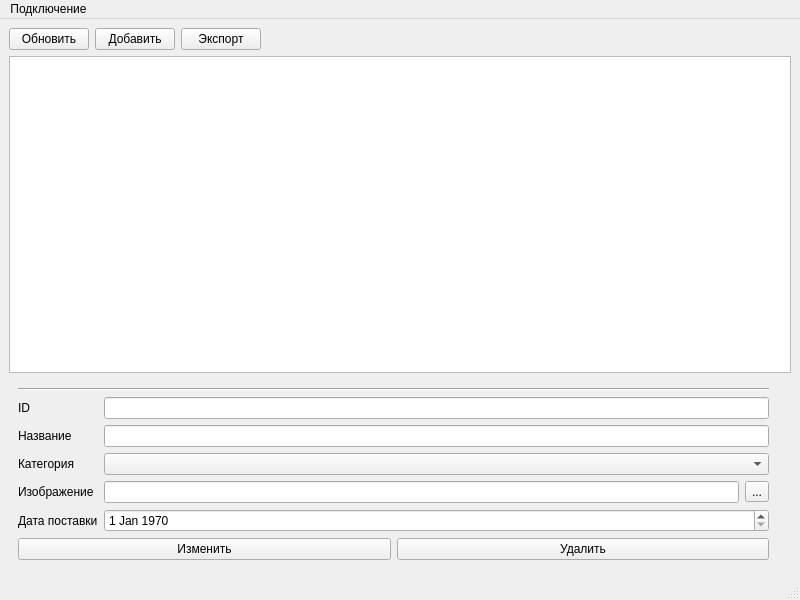
<?xml version="1.0" encoding="UTF-8"?>
<ui version="4.0">
 <class>MainWindow</class>
 <widget class="QMainWindow" name="MainWindow">
  <property name="geometry">
   <rect>
    <x>0</x>
    <y>0</y>
    <width>800</width>
    <height>600</height>
   </rect>
  </property>
  <property name="windowTitle">
   <string>MainWindow</string>
  </property>
  <widget class="QWidget" name="centralwidget">
   <layout class="QVBoxLayout" name="verticalLayout">
    <property name="sizeConstraint">
     <enum>QLayout::SetDefaultConstraint</enum>
    </property>
    <item>
     <layout class="QHBoxLayout" name="horizontalLayout_2">
      <item alignment="Qt::AlignLeft">
       <widget class="QPushButton" name="updateButton">
        <property name="text">
         <string>Обновить</string>
        </property>
        <property name="icon">
         <iconset theme="view-refresh-symbolic"/>
        </property>
       </widget>
      </item>
      <item>
       <widget class="QPushButton" name="addButton">
        <property name="text">
         <string>Добавить</string>
        </property>
        <property name="icon">
         <iconset theme="list-add-symbolic"/>
        </property>
       </widget>
      </item>
      <item alignment="Qt::AlignLeft">
       <widget class="QPushButton" name="exportButton">
        <property name="text">
         <string>Экспорт</string>
        </property>
        <property name="icon">
         <iconset theme="emblem-shared-symbolic"/>
        </property>
       </widget>
      </item>
      <item>
       <spacer name="horizontalSpacer_2">
        <property name="orientation">
         <enum>Qt::Horizontal</enum>
        </property>
        <property name="sizeHint" stdset="0">
         <size>
          <width>40</width>
          <height>20</height>
         </size>
        </property>
       </spacer>
      </item>
     </layout>
    </item>
    <item>
     <widget class="QTableView" name="tableView">
      <property name="contextMenuPolicy">
       <enum>Qt::CustomContextMenu</enum>
      </property>
      <property name="selectionMode">
       <enum>QAbstractItemView::SingleSelection</enum>
      </property>
      <property name="selectionBehavior">
       <enum>QAbstractItemView::SelectRows</enum>
      </property>
     </widget>
    </item>
    <item>
     <widget class="QWidget" name="" native="true">
      <layout class="QGridLayout" name="gridLayout">
       <item row="0" column="0">
        <layout class="QVBoxLayout" name="verticalLayout_2">
         <item>
          <widget class="Line" name="line">
           <property name="orientation">
            <enum>Qt::Horizontal</enum>
           </property>
          </widget>
         </item>
         <item>
          <layout class="QGridLayout" name="gridLayout_2">
           <item row="6" column="1">
            <widget class="QDateEdit" name="dateEdit">
             <property name="date">
              <date>
               <year>1970</year>
               <month>1</month>
               <day>1</day>
              </date>
             </property>
            </widget>
           </item>
           <item row="5" column="0">
            <widget class="QLabel" name="labelImg">
             <property name="text">
              <string>Изображение</string>
             </property>
            </widget>
           </item>
           <item row="2" column="1">
            <widget class="QLineEdit" name="idDisplay">
             <property name="readOnly">
              <bool>true</bool>
             </property>
            </widget>
           </item>
           <item row="2" column="0">
            <widget class="QLabel" name="labelId">
             <property name="text">
              <string>ID</string>
             </property>
            </widget>
           </item>
           <item row="4" column="1">
            <widget class="QComboBox" name="categoryCombo"/>
           </item>
           <item row="6" column="0">
            <widget class="QLabel" name="labelDate">
             <property name="text">
              <string>Дата поставки</string>
             </property>
            </widget>
           </item>
           <item row="3" column="1">
            <widget class="QLineEdit" name="nameInput"/>
           </item>
           <item row="4" column="0">
            <widget class="QLabel" name="labelCategory">
             <property name="text">
              <string>Категория</string>
             </property>
            </widget>
           </item>
           <item row="3" column="0">
            <widget class="QLabel" name="labelName">
             <property name="text">
              <string>Название</string>
             </property>
            </widget>
           </item>
           <item row="5" column="1">
            <layout class="QHBoxLayout" name="horizontalLayout">
             <item>
              <widget class="QLineEdit" name="imgInput"/>
             </item>
             <item>
              <widget class="QToolButton" name="fpickerButton">
               <property name="text">
                <string>...</string>
               </property>
              </widget>
             </item>
            </layout>
           </item>
          </layout>
         </item>
         <item>
          <layout class="QHBoxLayout" name="horizontalLayout_3">
           <item>
            <widget class="QPushButton" name="editButton">
             <property name="text">
              <string>Изменить</string>
             </property>
            </widget>
           </item>
           <item>
            <widget class="QPushButton" name="deleteButton">
             <property name="text">
              <string>Удалить</string>
             </property>
            </widget>
           </item>
          </layout>
         </item>
        </layout>
       </item>
       <item row="0" column="1">
        <widget class="QLabel" name="imgLabel">
         <property name="text">
          <string/>
         </property>
        </widget>
       </item>
      </layout>
     </widget>
    </item>
   </layout>
  </widget>
  <widget class="QMenuBar" name="menubar">
   <property name="geometry">
    <rect>
     <x>0</x>
     <y>0</y>
     <width>800</width>
     <height>29</height>
    </rect>
   </property>
   <widget class="QMenu" name="menu">
    <property name="title">
     <string>Подключение</string>
    </property>
    <addaction name="action"/>
   </widget>
   <addaction name="menu"/>
  </widget>
  <widget class="QStatusBar" name="statusbar"/>
  <action name="action">
   <property name="text">
    <string>Подключиться к БД</string>
   </property>
  </action>
 </widget>
 <resources/>
 <connections/>
</ui>
